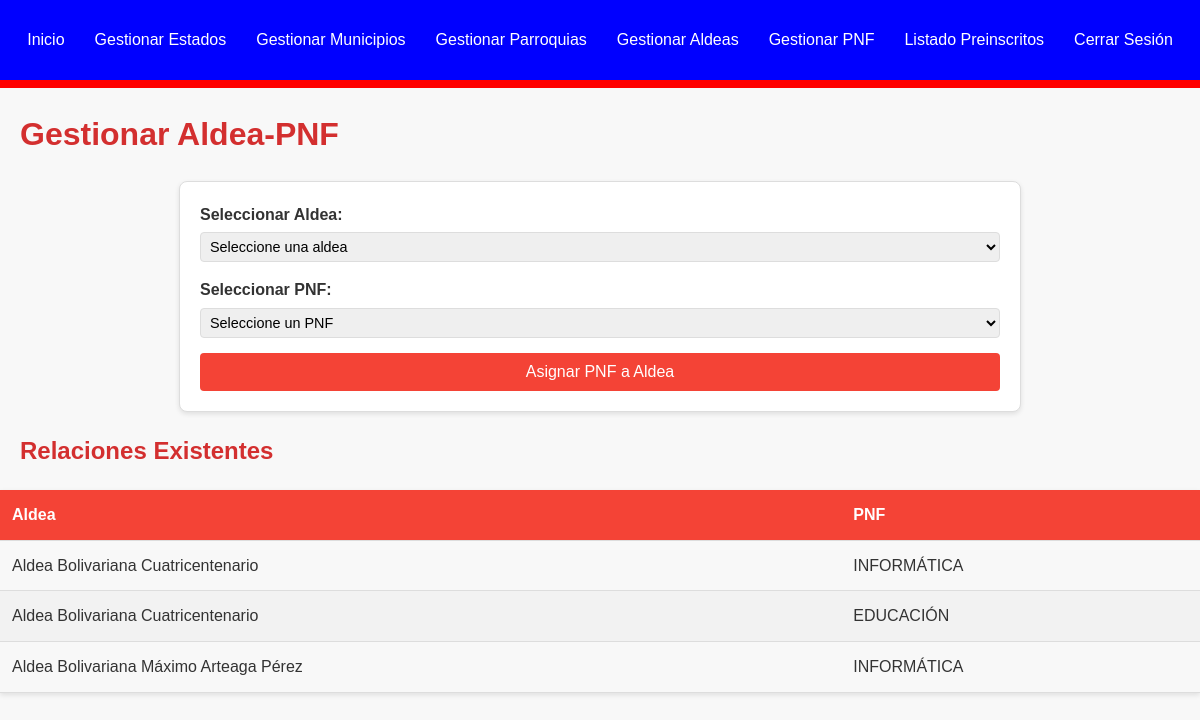
The page /ubicaciones/gestionar_aldea_pnf.php (signed in) on the database its author committed.
### tables this page shows
CREATE TABLE `aldea` (
  `aldea_id` int(11) NOT NULL,
  `nombre_aldea` varchar(200) NOT NULL,
  `direccion` text DEFAULT NULL,
  `parroquia_id` int(11) NOT NULL,
  `estado` enum('Activa','Inactiva') NOT NULL DEFAULT 'Activa'
);

CREATE TABLE `pnf` (
  `pnf_id` int(11) NOT NULL,
  `codigo_pnf` varchar(50) DEFAULT NULL,
  `nombre_pnf` varchar(200) NOT NULL,
  `descripcion` text DEFAULT NULL,
  `estado` enum('Activo','Inactivo') NOT NULL DEFAULT 'Activo'
);

### ubicaciones/gestionar_aldea_pnf.php (the view, shortened to what this page needs)
<?php
require_once '../includes/db.php';
?>
<!DOCTYPE html>
<html lang="es">
<head>
    <link rel="stylesheet" href="../css/style.css">
</head>
<body>
    <?php include '../includes/menu.php'; ?>
    <h1>Gestionar Aldea-PNF</h1>
    <form action="" method="POST">
        <div>
            <label for="aldea_id">Seleccionar Aldea:</label>
            <select name="aldea_id" id="aldea_id" required>
                <option value="">Seleccione una aldea</option>
            </select>
        </div>
        <div>
            <label for="pnf_id">Seleccionar PNF:</label>
            <select name="pnf_id" id="pnf_id" required>
                <option value="">Seleccione un PNF</option>
            </select>
        </div>
        <button type="submit" name="action" value="assign">Asignar PNF a Aldea</button>
    </form>
    <h2>Relaciones Existentes</h2>
    <table>
        <thead>
            <tr>
                <th>Aldea</th>
                <th>PNF</th>
            </tr>
        </thead>
        <tbody>
            <?php
            $sql_relaciones = "SELECT a.nombre_aldea, p.nombre_pnf
                               FROM aldea_pnf ap
                               JOIN aldea a ON ap.aldea_id = a.aldea_id
                               JOIN pnf p ON ap.pnf_id = p.pnf_id";
            $stmt_relaciones = $pdo->query($sql_relaciones);
            $relaciones = $stmt_relaciones->fetchAll();
            if (empty($relaciones)): ?>
                <tr>
                    <td colspan="2">No hay relaciones asignadas.</td>
                </tr>
            <?php else: ?>
                <?php foreach ($relaciones as $relacion): ?>
                    <tr>
                        <td><?php echo htmlspecialchars($relacion['nombre_aldea']); ?></td>
                        <td><?php echo htmlspecialchars($relacion['nombre_pnf']); ?></td>
                    </tr>
                <?php endforeach; ?>
            <?php endif; ?>
        </tbody>
    </table>
</body>
</html>

### css/style.css (style rules this page uses)
:root { --primary-color: #F44336; --primary-dark: #D32F2F; --secondary-color: #FFEB3B; --text-color: #333; --background-color: #f8f8f8; --card-background: #fff; --border-color: #ddd; }
body { font-family: 'Arial', sans-serif; line-height: 1.6; color: var(--text-color); background-color: var(--background-color); margin: 0; }
h1, h2, h3 { color: var(--primary-dark); margin-bottom: 20px; margin-right: 20px; margin-left: 20px; }
table { width: 100%; border-collapse: collapse; margin-bottom: 20px; box-shadow: 0 2px 5px rgba(0,0,0,0.1); }
table th, table td { padding: 12px; text-align: left; border-bottom: 1px solid var(--border-color); }
table th { background-color: var(--primary-color); color: white; font-weight: bold; }
table tbody tr:nth-child(even) { background-color: #f2f2f2; }
form { max-width: 800px; margin: 20px auto; padding: 20px; background-color: var(--card-background); border: 1px solid var(--border-color); border-radius: 8px; box-shadow: 0 2px 5px rgba(0, 0, 0, 0.1); }
form label { display: block; font-weight: bold; margin-bottom: 5px; }
form input, form select { width: 100%; padding: 5px; margin-bottom: 15px; border: 1px solid var(--border-color); border-radius: 4px; font-size: 0.9em; }
form button { width: 100%; padding: 10px; background-color: var(--primary-color); color: white; border: none; border-radius: 4px; font-size: 1em; cursor: pointer; }

### rows shown on the page
aldea: nombre_aldea "Aldea Bolivariana Cuatricentenario", pnf.nombre_pnf "INFORMÁTICA", pnf.nombre_pnf "EDUCACIÓN"
aldea: nombre_aldea "Aldea Bolivariana Máximo Arteaga Pérez", pnf.nombre_pnf "INFORMÁTICA"
